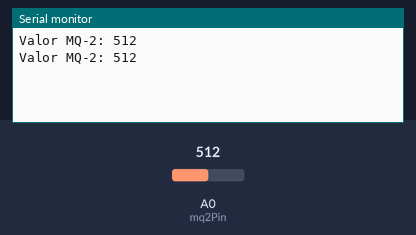
The sketch below on a simulated Arduino Uno, built with avr-gcc and run on an emulated ATmega328P. On the bench: the last lines printed to the serial monitor. The inputs (shaded band) are chosen by the test bench; at power-on: A0 (mq2Pin) = 512.

Above: at 1.8 s.
1.9 s: A0 (mq2Pin) set to 716
At 2.8 s:
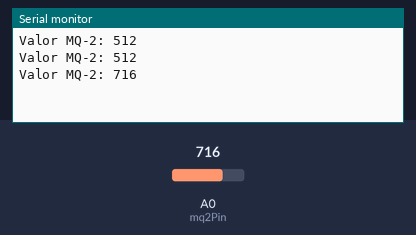
3.4 s: A0 (mq2Pin) set to 900
At 4.6 s:
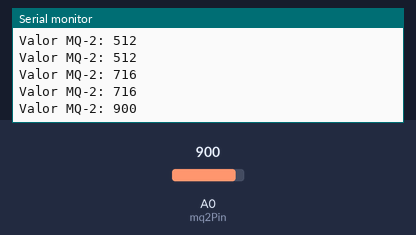
Timing chart, 0 to 6.4 s (numbered marks = the images above; inputs shaded):
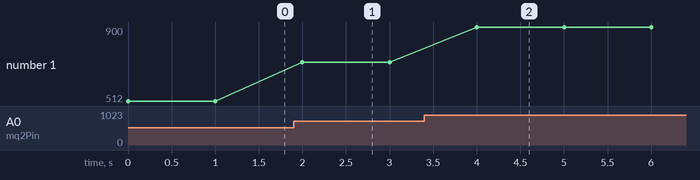

The sketch:

CalidadAire.ino
```cpp
int mq2Pin = A0;

void setup() {
  Serial.begin(9600);
}

void loop() {
  int lectura = analogRead(mq2Pin);
  Serial.print("Valor MQ-2: ");
  Serial.println(lectura);
  delay(1000); // cada segundo
}
```

Measured:
- after the input at 1.9 s, the serial monitor: prints a new line after 0.10 s (image 1)
- after the input at 3.4 s, the serial monitor: prints a new line after 0.60 s (image 2)
- plotted number 1: 512 → 716 after the input at 1.9 s, 716 → 900 after the input at 3.4 s
